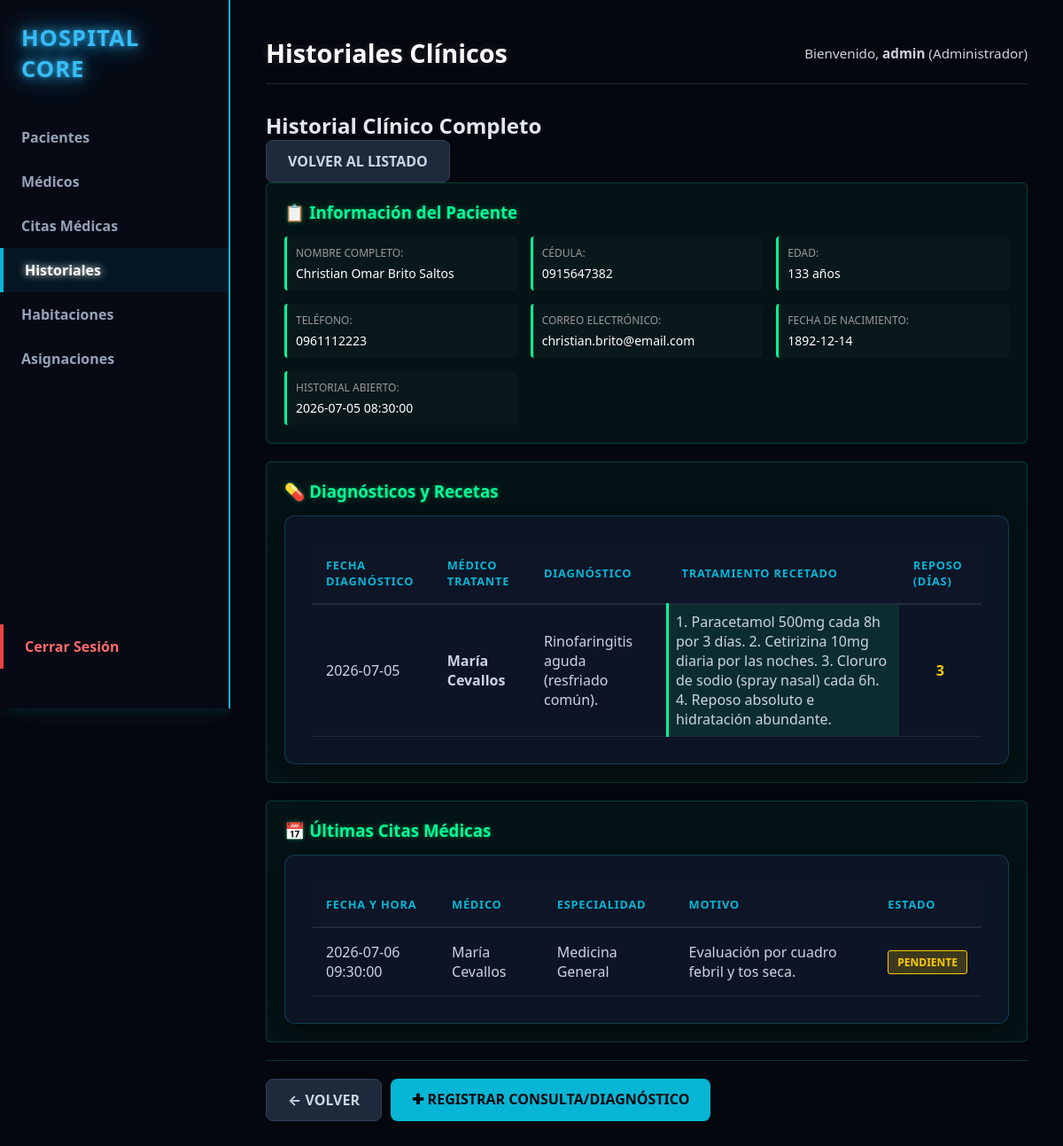
The app's page /index.php?url=historiales/ver&id=2 (signed in) with its own data.
### tables this page shows
CREATE TABLE historiales_clinicos (
    id INT AUTO_INCREMENT PRIMARY KEY,
    id_paciente INT UNIQUE,
    fecha_creacion TIMESTAMP DEFAULT CURRENT_TIMESTAMP,
    FOREIGN KEY (id_paciente) REFERENCES pacientes(id)
);

CREATE TABLE pacientes (
    id INT AUTO_INCREMENT PRIMARY KEY,
    cedula VARCHAR(10) NOT NULL UNIQUE,
    nombre VARCHAR(100) NOT NULL,
    apellido VARCHAR(100) NOT NULL,
    fecha_nacimiento DATE NOT NULL,
    telefono VARCHAR(15),
    email VARCHAR(100)
);

CREATE TABLE diagnosticos (
    id INT AUTO_INCREMENT PRIMARY KEY,
    id_historial INT,
    id_medico INT,
    descripcion TEXT NOT NULL,
    tratamiento TEXT NOT NULL,
    fecha_diagnostico DATE NOT NULL,
    dias_reposo INT DEFAULT 0,
    FOREIGN KEY (id_historial) REFERENCES historiales_clinicos(id),
    FOREIGN KEY (id_medico) REFERENCES medicos(id)
);

CREATE TABLE citas_medicas (
    id INT AUTO_INCREMENT PRIMARY KEY,
    id_paciente INT,
    id_medico INT,
    fecha_hora DATETIME NOT NULL,
    motivo TEXT,
    estado ENUM('Pendiente', 'Completada', 'Cancelada') DEFAULT 'Pendiente',
    FOREIGN KEY (id_paciente) REFERENCES pacientes(id),
    FOREIGN KEY (id_medico) REFERENCES medicos(id)
);

CREATE TABLE especialidades (
    id INT AUTO_INCREMENT PRIMARY KEY,
    nombre VARCHAR(100) NOT NULL,
    descripcion TEXT
);

### app/Controllers/HistorialController.php (called while the page is built, shortened)
<?php
class HistorialController {
    private $db;
    public function __construct() {
        $database = new Database();
        $this->db = $database->getConnection();
    }
    public function ver() {
        $id = isset($_GET['id']) ? intval($_GET['id']) : 0;
        try {
            $query = "SELECT
                        h.id,
                        h.id_paciente,
                        h.fecha_creacion,
                        p.cedula,
                        p.nombre,
                        p.apellido,
                        p.fecha_nacimiento,
                        p.telefono,
                        p.email
                      FROM historiales_clinicos h
                      INNER JOIN pacientes p ON h.id_paciente = p.id
                      WHERE h.id = :id";
            $stmt = $this->db->prepare($query);
            $stmt->execute([':id' => $id]);
            $historial = $stmt->fetch(PDO::FETCH_ASSOC);
            if ($historial) {
                $queryDiag = "SELECT
                                d.id,
                                d.fecha_diagnostico,
                                d.descripcion,
                                d.tratamiento,
                                d.dias_reposo,
                                CONCAT(m.nombre, ' ', m.apellido) AS medico
                              FROM diagnosticos d
                              INNER JOIN medicos m ON d.id_medico = m.id
                              WHERE d.id_historial = :id_historial
                              ORDER BY d.fecha_diagnostico DESC";
                $stmtDiag = $this->db->prepare($queryDiag);
                $stmtDiag->execute([':id_historial' => $id]);
                $diagnosticos = $stmtDiag->fetchAll(PDO::FETCH_ASSOC);
            }
            if ($historial) {
                $queryCitas = "SELECT
                                c.id,
                                c.fecha_hora,
                                c.motivo,
                                c.estado,
                                CONCAT(m.nombre, ' ', m.apellido) AS medico,
                                e.nombre AS especialidad
                              FROM citas_medicas c
                              INNER JOIN medicos m ON c.id_medico = m.id
                              INNER JOIN especialidades e ON m.id_especialidad = e.id
                              WHERE c.id_paciente = :id_paciente
                              ORDER BY c.fecha_hora DESC
                              LIMIT 5";
                $stmtCitas = $this->db->prepare($queryCitas);
                $stmtCitas->execute([':id_paciente' => $historial['id_paciente']]);
                $citas = $stmtCitas->fetchAll(PDO::FETCH_ASSOC);
            }
        } catch (PDOException $e) {
            $historial = null;
            $diagnosticos = [];
            $citas = [];
            $error = "Error al cargar el historial clínico.";
        }
        require_once __DIR__ . '/../Views/shared/layout.php';
    }
}

### app/config/Database.php (called while the page is built)
<?php
class Database {
    private static $host;
    private static $port;
    private static $db_name;
    private static $username;
    private static $password;
    private static $conn = null;
    public static function getConnection() {
        if (self::$conn === null) {
            $dbUrl = getenv('DATABASE_URL');
            if ($dbUrl) {
                $urlParts = parse_url($dbUrl);
                self::$host = $urlParts['host'] ?? '127.0.0.1';
                self::$port = $urlParts['port'] ?? '3306';
                self::$username = $urlParts['user'] ?? 'root';
                self::$password = $urlParts['pass'] ?? '';
                self::$db_name = isset($urlParts['path']) ? ltrim($urlParts['path'], '/') : 'sistema_hospitalario';
            } else {
                self::$host = getenv('DB_HOST') ?: '127.0.0.1';
                self::$port = getenv('DB_PORT') ?: '3306';
                self::$db_name = getenv('DB_NAME') ?: 'sistema_hospitalario';
                self::$username = getenv('DB_USERNAME') ?: 'root';
                self::$password = getenv('DB_PASSWORD') ?: '';
            }
            try {
                self::$conn = new PDO(
                    "mysql:host=" . self::$host . ";port=" . self::$port . ";dbname=" . self::$db_name . ";charset=utf8",
                    self::$username,
                    self::$password
                );
                self::$conn->setAttribute(PDO::ATTR_ERRMODE, PDO::ERRMODE_EXCEPTION);
            } catch (PDOException $exception) {
                die("Error de conexión en la base de datos: " . $exception->getMessage());
            }
        }
        return self::$conn;
    }
}

### app/Views/historiales/ver.php (the view, shortened to what this page needs)
<?php
$historial = $historial ?? [];
$diagnosticos = $diagnosticos ?? [];
$citas = $citas ?? [];
$fecha_nac = isset($historial['fecha_nacimiento']) ? new DateTime($historial['fecha_nacimiento']) : null;
$hoy = new DateTime();
$edad = $fecha_nac ? $hoy->diff($fecha_nac)->y : 'N/A';
?>
<div class="page-header">
    <h2>Historial Clínico Completo</h2>
    <a href="index.php?url=historiales" class="btn btn-secondary">Volver al listado</a>
</div>
<?php if ($historial): ?>
    <div class="card-section">
        <h3>📋 Información del Paciente</h3>
        <div class="info-grid">
            <div class="info-item">
                <label>Nombre Completo:</label>
                <span class="info-value"><?= htmlspecialchars($historial['nombre'] . ' ' . $historial['apellido']); ?></span>
            </div>
            <div class="info-item">
                <label>Cédula:</label>
                <span class="info-value"><?= htmlspecialchars($historial['cedula']); ?></span>
            </div>
            <div class="info-item">
                <label>Edad:</label>
                <span class="info-value"><?= htmlspecialchars($edad); ?> años</span>
            </div>
            <div class="info-item">
                <label>Teléfono:</label>
                <span class="info-value"><?= htmlspecialchars($historial['telefono'] ?? 'No registrado'); ?></span>
            </div>
            <div class="info-item">
                <label>Correo Electrónico:</label>
                <span class="info-value"><?= htmlspecialchars($historial['email'] ?? 'No registrado'); ?></span>
            </div>
            <div class="info-item">
                <label>Fecha de Nacimiento:</label>
                <span class="info-value"><?= htmlspecialchars($historial['fecha_nacimiento']); ?></span>
            </div>
            <div class="info-item">
                <label>Historial Abierto:</label>
                <span class="info-value"><?= htmlspecialchars($historial['fecha_creacion']); ?></span>
            </div>
        </div>
    </div>
    <div class="card-section">
        <h3>💊 Diagnósticos y Recetas</h3>
        <?php if (!empty($diagnosticos)): ?>
            <div class="table-container">
                <table class="custom-table">
                    <thead>
                        <tr>
                            <th>Fecha Diagnóstico</th>
                            <th>Médico Tratante</th>
                            <th>Diagnóstico</th>
                            <th>Tratamiento Recetado</th>
                            <th>Reposo (Días)</th>
                        </tr>
                    </thead>
                    <tbody>
                        <?php foreach ($diagnosticos as $diag): ?>
                            <tr>
                                <td><?= htmlspecialchars($diag['fecha_diagnostico']); ?></td>
                                <td><strong><?= htmlspecialchars($diag['medico']); ?></strong></td>
                                <td><?= htmlspecialchars($diag['descripcion']); ?></td>
                                <td class="highlight-treatment"><?= htmlspecialchars($diag['tratamiento']); ?></td>
                                <td class="text-center" style="font-weight: bold; color: #ffcc00; text-align: center;">
                                    <?= htmlspecialchars($diag['dias_reposo'] ?? '0'); ?>
                                </td>
                            </tr>
                        <?php endforeach; ?>
                    </tbody>
                </table>
            </div>
        <?php else: ?>
            <p class="text-muted">No hay diagnósticos registrados para este paciente.</p>
        <?php endif; ?>
    </div>
    <div class="card-section">
        <h3>📅 Últimas Citas Médicas</h3>
        <?php if (!empty($citas)): ?>
            <div class="table-container">
                <table class="custom-table">
                    <thead>
                        <tr>
                            <th>Fecha y Hora</th>
                            <th>Médico</th>
                            <th>Especialidad</th>
                            <th>Motivo</th>
                            <th>Estado</th>
                        </tr>
                    </thead>
                    <tbody>
                        <?php foreach ($citas as $cita): ?>
                            <tr>
                                <td><?= htmlspecialchars($cita['fecha_hora']); ?></td>
                                <td><?= htmlspecialchars($cita['medico']); ?></td>
                                <td><?= htmlspecialchars($cita['especialidad']); ?></td>
                                <td><?= htmlspecialchars($cita['motivo']); ?></td>
                                <td>
                                    <span class="badge badge-<?= strtolower($cita['estado']); ?>">
                                        <?= htmlspecialchars($cita['estado']); ?>
                                    </span>
                                </td>
                            </tr>
                        <?php endforeach; ?>
                    </tbody>
                </table>
            </div>
        <?php else: ?>
            <p class="text-muted">No hay citas registradas para este paciente.</p>
        <?php endif; ?>
    </div>
    <div class="form-actions" style="display: flex; gap: 10px; margin-top: 20px;">
        <a href="index.php?url=historiales" class="btn btn-secondary" title="Volver al listado de historiales">
            ← Volver
        </a>
        <a href="index.php?url=historiales/agregarDiagnostico&id=<?= $historial['id']; ?>" class="btn btn-primary" title="Registrar una nueva consulta con diagnóstico y receta">
            ✚ Registrar Consulta/Diagnóstico
        </a>
    </div>
<?php endif; ?>

### public/css/style.css (style rules this page uses)
* { margin: 0; padding: 0; box-sizing: border-box; font-family: 'Segoe UI', -apple-system, BlinkMacSystemFont, Roboto, sans-serif; }
body { background-color: #05070f !important; color: #e2e8f0; min-height: 100vh; }
.table-container, .form-container { background: rgba(15, 23, 42, 0.8); border: 1px solid rgba(6, 182, 212, 0.25); border-radius: 12px; padding: 30px; box-shadow: 0 8px 32px rgba(0, 0, 0, 0.5); transition: all 0.3s ease; }
table { width: 100%; border-collapse: collapse; text-align: left; }
th { background-color: #0d1527; color: #06b6d4; padding: 16px; font-weight: 700; text-transform: uppercase; font-size: 0.8rem; letter-spacing: 0.8px; border-bottom: 2px solid #1e293b; }
td { padding: 16px; border-bottom: 1px solid #1e293b; color: #cbd5e1; }
.btn, .btn-submit { display: inline-block; padding: 12px 24px; border-radius: 8px; font-weight: 700; text-transform: uppercase; text-decoration: none; cursor: pointer; border: none; transition: all 0.3s ease; }
.btn-primary, .btn-submit { background-color: #06b6d4; color: #05070f; }
.btn-secondary { background-color: #1e293b; color: #cbd5e1; border: 1px solid #334155; }
.text-center { text-align: center; }
.form-actions { display: flex; gap: 15px; justify-content: flex-start; flex-wrap: wrap; margin-top: 30px; padding-top: 20px; border-top: 1px solid rgba(0, 255, 150, 0.2); }

### app/Views/historiales/ver.php (style rules this page uses)
.card-section { background: rgba(0, 255, 150, 0.05); border: 1px solid rgba(0, 255, 150, 0.2); border-radius: 6px; padding: 20px; margin-bottom: 20px; }
.card-section h3 { color: #00ff96; margin-top: 0; margin-bottom: 15px; text-shadow: 0 0 5px rgba(0, 255, 150, 0.4); }
.info-grid { display: grid; grid-template-columns: repeat(auto-fit, minmax(250px, 1fr)); gap: 15px; }
.info-item { display: flex; flex-direction: column; padding: 10px; background: rgba(255, 255, 255, 0.02); border-left: 3px solid #00ff96; border-radius: 4px; }
.info-item label { color: #999; font-size: 12px; margin-bottom: 5px; text-transform: uppercase; }
.info-value { color: #fff; font-size: 14px; font-weight: 500; }
.highlight-treatment { background: rgba(0, 255, 150, 0.1); padding: 8px; border-radius: 3px; border-left: 3px solid #00ff96; }
.badge { display: inline-block; padding: 4px 10px; border-radius: 3px; font-size: 12px; font-weight: 600; text-transform: uppercase; }
.badge-pendiente { background: rgba(255, 200, 0, 0.2); color: #ffcc00; border: 1px solid #ffcc00; }

### records on screen
historiales_clinicos: id_paciente.apellido "Christian Omar Brito Saltos", id_paciente.cedula "0915647382", id_paciente.telefono "0961112223", id_paciente.email "christian.brito@email.com", id_paciente.fecha_nacimiento "1892-12-14", fecha_creacion "2026-07-05 08:30:00"
diagnosticos: fecha_diagnostico "2026-07-05", medico "María Cevallos", descripcion "Rinofaringitis aguda (resfriado común).", tratamiento "1. Paracetamol 500mg cada 8h por 3 días. 2. Cetirizina 10mg diaria por las noches. 3. Cloruro de sodio (spray nasal) cada 6h. 4. Reposo absoluto e hidratación abundante.", dias_reposo "3"
citas_medicas: fecha_hora "2026-07-06 09:30:00", medico "María Cevallos", especialidades.nombre "Medicina General", motivo "Evaluación por cuadro febril y tos seca.", estado "PENDIENTE"

### other values on screen
$pageTitle "Historiales Clínicos"
$_SESSION['usuario'] "admin"
$_SESSION['rol'] "Administrador"
